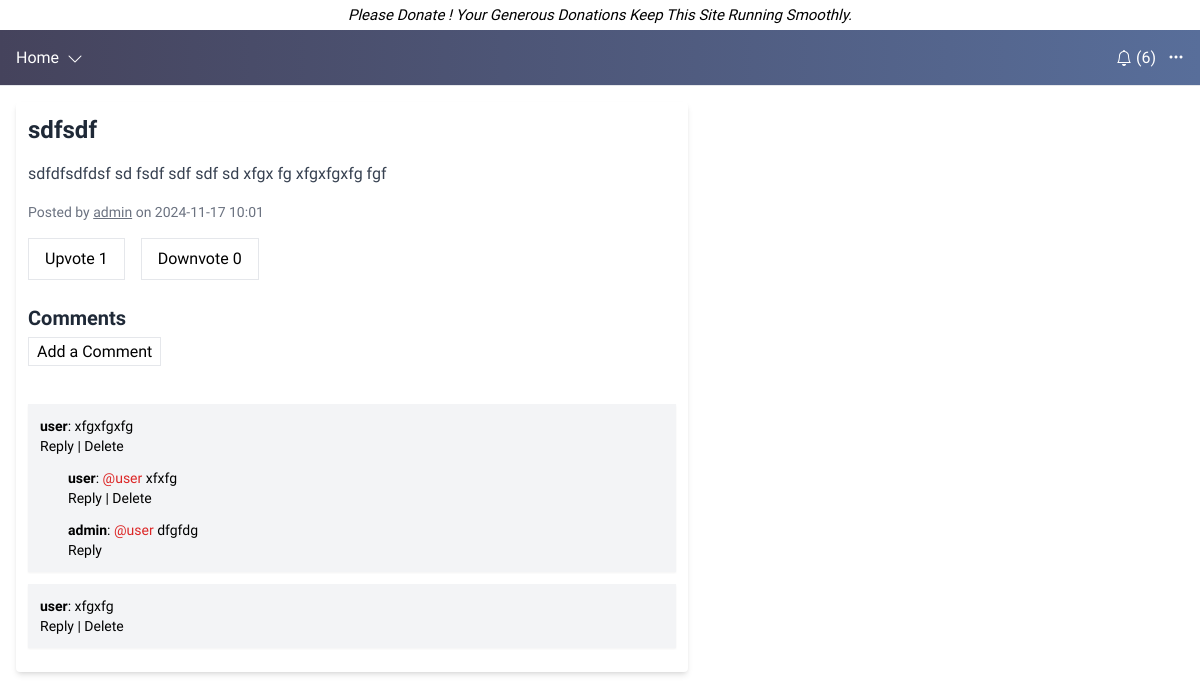
The page /groups/post/1/ (signed in) on the database its author committed.
### groups/models.py (models this page shows, shortened)
class Post(models.Model):
    title = models.CharField(max_length=200)
    body = models.TextField()
    group = models.ForeignKey(Group, on_delete=models.CASCADE, related_name='posts')
    author = models.ForeignKey(User, on_delete=models.CASCADE, related_name='posts')
    created_at = models.DateTimeField(auto_now_add=True)
    upvotes = models.PositiveIntegerField(default=0)
    downvotes = models.PositiveIntegerField(default=0)

class Comment(models.Model):
    post = models.ForeignKey('Post', on_delete=models.CASCADE, related_name='comments')
    user = models.ForeignKey(User, on_delete=models.CASCADE)
    content = models.TextField()
    parent = models.ForeignKey('self', on_delete=models.CASCADE, null=True, blank=True, related_name='replies')
    created_at = models.DateTimeField(auto_now_add=True)

### groups/views.py (the view)
# urls.py: path('post/<int:post_id>/', views.post_detail, name='post_detail'),
@login_required
def post_detail(request, post_id):
    post = get_object_or_404(GroupPost, id=post_id)  # Use GroupPost
    comments = post.comments.filter(parent=None)  # Get only top-level comments
    post.body_html = mark_safe(markdown.markdown(post.body))
    user_vote = post.group_votes.filter(user=request.user).first() if request.user.is_authenticated else None
    if request.user.is_authenticated:
        Notification.objects.filter(group_post=post, recipient=request.user, read=False).update(read=True)
    return render(request, 'groups/post_detail.html', {
        'post': post,
        'top_level_comments': comments,
        'user_vote': user_vote,
    })

### notifications/context_processors.py (called while the page is built)
def unread_notifications_count(request):
    if request.user.is_authenticated:
        unread_count = request.user.notifications.filter(read=False).count()
    else:
        unread_count = 0
    return {'unread_notification_count': unread_count}

### groups/templates/groups/post_detail.html (shortened to what this page needs)
{% extends "base.html" %}
{% block content %}
<div class="max-w-2xl p-3 bg-white rounded shadow-md ">
    <h1 class="text-2xl font-semibold text-gray-800 mb-4">{{ post.title }}</h1>
    <div class="text-gray-700 mb-4">{{ post.body_html|safe }}</div>
    <p class="text-sm text-gray-500 mb-4">
        Posted by <a class="underline" href="{% url 'profile_view' post.author.username %}" >{{ post.author.username }}</a> on {{ post.created_at|date:"Y-m-d H:i" }}
    </p>
    <div class="flex space-x-4 mb-6">
        <button id="upvote-button" class="px-4 py-2 border focus:outline-none">
            Upvote <span id="upvote-count">{{ post.upvotes }}</span>
        </button>
        <button id="downvote-button" class="px-4 py-2 border focus:outline-none">
            Downvote <span id="downvote-count">{{ post.downvotes }}</span>
        </button>
    </div>
    <h2 class="text-xl font-semibold text-gray-800 mb-2">Comments</h2>
    <div class="mb-4">
        <a href="{% url 'groups:add_comment' post.id %}" class="border px-2 py-1">Add a Comment</a>
    </div>
    <div class="py-3">
        {% for comment in top_level_comments %}
            <div class="mt-3 p-3 bg-gray-100 shadow-sm text-sm">
                <div>
                    <a href="{% url 'profile_view' comment.user.username %}"><strong>{{ comment.user.username }}</strong></a>:
                    {% with comment.content as content %}
                        {% for word in content.split %}
                            {% if word|slice:":1" == "@" %}
                                <span>{{ word }}</span>
                            {% else %}
                                {{ word }}
                            {% endif %}
                        {% endfor %}
                    {% endwith %}
                </div>
                <a href="{% url 'groups:add_comment_reply' post.id comment.id %}">Reply</a>
                {% if comment.user == request.user %}
                    | <a href="{% url 'groups:delete_comment' comment.id %}">Delete</a>
                {% endif %}
                <div class="pl-7 w-full">
                    {% include 'groups/comment_replies.html' with comment=comment post=post %}
                </div>
            </div>
        {% endfor %}
    </div>
</div>
{% endblock content %}

### groups/templates/groups/comment_replies.html (shortened to what this page needs)
{% for reply in comment.replies.all %}
    <div class="pt-3 w-full">
        <p>
            <a href="{% url 'profile_view' reply.user.username %}"><strong>{{ reply.user.username }}</strong></a>:
            {% with reply.content as content %}
                {% for word in content.split %}
                    {% if word|slice:":1" == "@" %}
                        <span class="text-red-600">{{ word }}</span>
                    {% else %}
                        {{ word }}
                    {% endif %}
                {% endfor %}
            {% endwith %}
        </p>
        <a href="{% url 'groups:add_comment_reply' post.id comment.id %}">Reply</a>
        {% if reply.user == request.user %}
            | <a href="{% url 'groups:delete_comment' reply.id %}">Delete</a>
        {% endif %}
    </div>
{% endfor %}

### static/css/index.css (style rules this page uses)
* { padding: 0; margin: 0; box-sizing: border-box; }
body { font-family: "Didact Gothic", sans-serif; }

### rows shown on the page
Post: title "sdfsdf", body_html "sdfdfsdfdsf sd fsdf sdf sdf sd xfgx fg xfgxfgxfg fgf", author.username "admin", created_at "2024-11-17 10:01", upvotes "1", downvotes "0"
Comment: user.username "user", split "xfgxfgxfg", shows "Delete"
Comment: user.username "user", split "@user", split "xfxfg", shows "Delete"
Comment: user.username "admin", split "@user", split "dfgfdg"
Comment: user.username "user", split "xfgxfg", shows "Delete"

### other values the page prints
{{ unread_notification_count }} "6"
